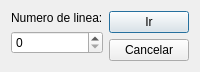
<?xml version="1.0" encoding="UTF-8"?>
<ui version="4.0">
 <class>GoTo</class>
 <widget class="QDialog" name="GoTo">
  <property name="geometry">
   <rect>
    <x>0</x>
    <y>0</y>
    <width>186</width>
    <height>74</height>
   </rect>
  </property>
  <property name="sizePolicy">
   <sizepolicy hsizetype="Minimum" vsizetype="Minimum">
    <horstretch>0</horstretch>
    <verstretch>0</verstretch>
   </sizepolicy>
  </property>
  <property name="windowTitle">
   <string>Dialog</string>
  </property>
  <layout class="QHBoxLayout" name="horizontalLayout_2">
   <property name="sizeConstraint">
    <enum>QLayout::SetFixedSize</enum>
   </property>
   <item>
    <layout class="QHBoxLayout" name="horizontalLayout">
     <item>
      <layout class="QVBoxLayout" name="verticalLayout_2">
       <item>
        <widget class="QLabel" name="label">
         <property name="text">
          <string>Numero de linea:</string>
         </property>
        </widget>
       </item>
       <item>
        <widget class="QSpinBox" name="spinBox"/>
       </item>
       <item>
        <spacer name="verticalSpacer">
         <property name="orientation">
          <enum>Qt::Vertical</enum>
         </property>
         <property name="sizeHint" stdset="0">
          <size>
           <width>20</width>
           <height>0</height>
          </size>
         </property>
        </spacer>
       </item>
      </layout>
     </item>
     <item>
      <layout class="QVBoxLayout" name="verticalLayout">
       <item>
        <widget class="QPushButton" name="pushButton">
         <property name="text">
          <string>Ir</string>
         </property>
        </widget>
       </item>
       <item>
        <widget class="QPushButton" name="pushButton_2">
         <property name="text">
          <string>Cancelar</string>
         </property>
        </widget>
       </item>
      </layout>
     </item>
    </layout>
   </item>
  </layout>
 </widget>
 <resources/>
 <connections/>
</ui>
